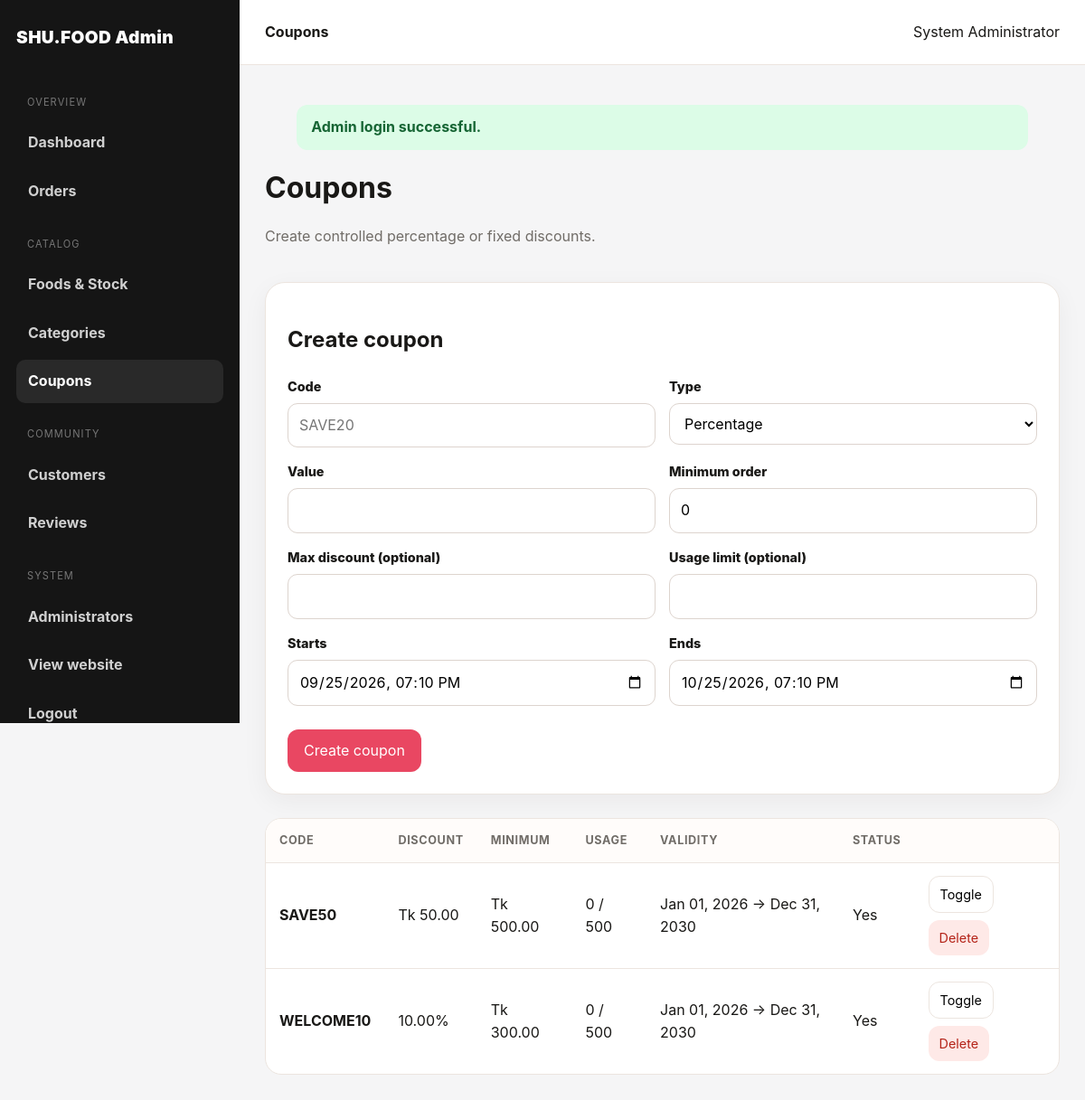
Screenshot of /admin/manage-coupon.php (signed in) with the database file from the repository.
### tables this page shows
CREATE TABLE tbl_coupon (
  id INT UNSIGNED AUTO_INCREMENT PRIMARY KEY,
  code VARCHAR(50) NOT NULL UNIQUE,
  discount_type ENUM('Percentage','Fixed') NOT NULL,
  discount_value DECIMAL(10,2) NOT NULL,
  min_order DECIMAL(10,2) NOT NULL DEFAULT 0,
  max_discount DECIMAL(10,2) DEFAULT NULL,
  starts_at DATETIME NOT NULL,
  ends_at DATETIME NOT NULL,
  usage_limit INT UNSIGNED DEFAULT NULL,
  used_count INT UNSIGNED NOT NULL DEFAULT 0,
  active ENUM('Yes','No') NOT NULL DEFAULT 'Yes',
  created_at TIMESTAMP NOT NULL DEFAULT CURRENT_TIMESTAMP
);

### admin/manage-coupon.php (the view)
<?php
require_once __DIR__.'/../config/constants.php';require_admin();if(is_post()){verify_csrf();$action=(string)($_POST['action']??'add');if($action==='add'){$code=strtoupper(trim((string)($_POST['code']??'')));$type=in_array($_POST['discount_type']??'',['Percentage','Fixed'],true)?$_POST['discount_type']:'Fixed';$value=filter_input(INPUT_POST,'discount_value',FILTER_VALIDATE_FLOAT);$min=filter_input(INPUT_POST,'min_order',FILTER_VALIDATE_FLOAT);$maxRaw=trim((string)($_POST['max_discount']??''));$max=$maxRaw===''?null:(float)$maxRaw;$limitRaw=trim((string)($_POST['usage_limit']??''));$limit=$limitRaw===''?null:(int)$limitRaw;$start=str_replace('T',' ',(string)($_POST['starts_at']??''));$end=str_replace('T',' ',(string)($_POST['ends_at']??''));if(!preg_match('/^[A-Z0-9_-]{3,20}$/',$code)||$value===false||$value<=0||($type==='Percentage'&&$value>100)||$min===false||strtotime($start)===false||strtotime($end)===false||strtotime($end)<=strtotime($start)){flash('error','Please enter valid coupon details.');}else{try{db()->prepare("INSERT INTO tbl_coupon(code,discount_type,discount_value,min_order,max_discount,starts_at,ends_at,usage_limit,active,created_at) VALUES(?,?,?,?,?,?,?,?, 'Yes',NOW())")->execute([$code,$type,$value,$min,$max,date('Y-m-d H:i:s',strtotime($start)),date('Y-m-d H:i:s',strtotime($end)),$limit]);flash('success','Coupon created.');}catch(Throwable $e){flash('error','Coupon code may already exist.');}}}elseif($action==='toggle'){$id=filter_input(INPUT_POST,'id',FILTER_VALIDATE_INT);if($id)db()->prepare("UPDATE tbl_coupon SET active=IF(active='Yes','No','Yes') WHERE id=?")->execute([$id]);flash('success','Coupon status changed.');}elseif($action==='delete'){$id=filter_input(INPUT_POST,'id',FILTER_VALIDATE_INT);if($id){try{db()->prepare('DELETE FROM tbl_coupon WHERE id=?')->execute([$id]);flash('success','Coupon deleted.');}catch(Throwable $e){flash('warning','Used coupons are kept for order history. Disable it instead.');}}}redirect('admin/manage-coupon.php');}$rows=db()->query('SELECT * FROM tbl_coupon ORDER BY id DESC')->fetchAll();$pageTitle='Coupons';include __DIR__.'/partial/menu.php';?>
<div class="admin-title"><div><h1>Coupons</h1><p class="muted">Create controlled percentage or fixed discounts.</p></div></div><div class="panel"><h2>Create coupon</h2><form method="post"><?= csrf_field() ?><input type="hidden" name="action" value="add"><div class="form-grid"><div class="field"><label>Code</label><input class="input" name="code" placeholder="SAVE20" required></div><div class="field"><label>Type</label><select name="discount_type"><option>Percentage</option><option>Fixed</option></select></div><div class="field"><label>Value</label><input class="input" type="number" step="0.01" name="discount_value" required></div><div class="field"><label>Minimum order</label><input class="input" type="number" step="0.01" name="min_order" value="0" required></div><div class="field"><label>Max discount (optional)</label><input class="input" type="number" step="0.01" name="max_discount"></div><div class="field"><label>Usage limit (optional)</label><input class="input" type="number" name="usage_limit"></div><div class="field"><label>Starts</label><input class="input" type="datetime-local" name="starts_at" value="<?= e(date('Y-m-d\TH:i')) ?>" required></div><div class="field"><label>Ends</label><input class="input" type="datetime-local" name="ends_at" value="<?= e(date('Y-m-d\TH:i',strtotime('+30 days'))) ?>" required></div></div><br><button class="btn btn-primary">Create coupon</button></form></div><br><div class="table-wrap"><table class="table"><thead><tr><th>Code</th><th>Discount</th><th>Minimum</th><th>Usage</th><th>Validity</th><th>Status</th><th></th></tr></thead><tbody><?php foreach($rows as $r):?><tr><td><strong><?= e($r['code']) ?></strong></td><td><?= $r['discount_type']==='Percentage'?e($r['discount_value']).'%':e(money($r['discount_value'])) ?></td><td><?= e(money($r['min_order'])) ?></td><td><?= (int)$r['used_count'] ?> / <?= $r['usage_limit']===null?'∞':(int)$r['usage_limit'] ?></td><td><?= e(date('M d, Y',strtotime($r['starts_at']))) ?> → <?= e(date('M d, Y',strtotime($r['ends_at']))) ?></td><td><?= e($r['active']) ?></td><td><div class="actions"><form method="post"><?= csrf_field() ?><input type="hidden" name="action" value="toggle"><input type="hidden" name="id" value="<?= (int)$r['id'] ?>"><button class="btn btn-light btn-sm">Toggle</button></form><form method="post"><?= csrf_field() ?><input type="hidden" name="action" value="delete"><input type="hidden" name="id" value="<?= (int)$r['id'] ?>"><button class="btn btn-danger btn-sm" data-confirm="Delete this unused coupon?">Delete</button></form></div></td></tr><?php endforeach;?></tbody></table></div><?php include __DIR__.'/partial/footer.php';?>

### admin/partial/menu.php
<?php
require_once __DIR__.'/../../config/constants.php';$admin=require_admin();$current=basename($_SERVER['PHP_SELF']??'');
?><!DOCTYPE html><html lang="en"><head><meta charset="UTF-8"><meta name="viewport" content="width=device-width,initial-scale=1"><title><?= e($pageTitle??'Admin — '.APP_NAME) ?></title><link rel="stylesheet" href="<?= e(url('css/admin-v3.css')) ?>"></head><body><div class="admin-layout"><aside class="sidebar"><a class="brand" href="<?= e(url('admin/index.php')) ?>"><span>SHU.FOOD Admin</span></a><nav><div class="nav-section">Overview</div><a class="<?= $current==='index.php'?'active':'' ?>" href="<?= e(url('admin/index.php')) ?>">Dashboard</a><a class="<?= str_contains($current,'order')?'active':'' ?>" href="<?= e(url('admin/manage-order.php')) ?>">Orders</a><div class="nav-section">Catalog</div><a class="<?= str_contains($current,'food')?'active':'' ?>" href="<?= e(url('admin/manage-food.php')) ?>">Foods & Stock</a><a class="<?= str_contains($current,'category')?'active':'' ?>" href="<?= e(url('admin/manage-category.php')) ?>">Categories</a><a class="<?= str_contains($current,'coupon')?'active':'' ?>" href="<?= e(url('admin/manage-coupon.php')) ?>">Coupons</a><div class="nav-section">Community</div><a class="<?= str_contains($current,'user')?'active':'' ?>" href="<?= e(url('admin/manage-user.php')) ?>">Customers</a><a class="<?= str_contains($current,'review')?'active':'' ?>" href="<?= e(url('admin/manage-review.php')) ?>">Reviews</a><div class="nav-section">System</div><a class="<?= str_contains($current,'admin')&&$current!=='index.php'?'active':'' ?>" href="<?= e(url('admin/manage-admin.php')) ?>">Administrators</a><a href="<?= e(url()) ?>">View website</a><a href="<?= e(url('admin/logout.php')) ?>">Logout</a></nav></aside><main class="admin-main"><div class="admin-topbar"><strong><?= e($pageTitle??'Dashboard') ?></strong><span><?= e($admin['full_name']) ?></span></div><div class="admin-content"><?php render_flashes(); ?>

### css/admin-v3.css (style rules this page uses)
body { background:#f5f5f6 }
.admin-layout { min-height:100vh;display:grid;grid-template-columns:265px 1fr }
.sidebar { background:#151515;color:#fff;padding:26px 18px;position:sticky;top:0;height:100vh;overflow:auto }
.sidebar .brand { margin-bottom:28px;font-size:1.2rem }
.sidebar nav { display:grid;gap:6px }
.sidebar nav a { padding:11px 13px;border-radius:10px;color:#d0d0d0;font-weight:750 }
.sidebar nav a:hover,.sidebar nav a.active { background:#292929;color:#fff }
.sidebar .nav-section { font-size:.69rem;text-transform:uppercase;letter-spacing:.1em;color:#777;margin:20px 12px 6px }
.admin-main { min-width:0 }
.admin-topbar { height:72px;background:#fff;border-bottom:1px solid var(--border);display:flex;align-items:center;justify-content:space-between;padding:0 28px;position:sticky;top:0;z-index:20 }
.admin-content { padding:28px }
.admin-title { display:flex;align-items:center;justify-content:space-between;gap:16px;margin-bottom:22px }
.admin-title h1 { margin:0 }
.actions { display:flex;gap:8px;flex-wrap:wrap }

### css/v3.css (style rules this page uses)
:root { --bg:#fffaf7;--surface:#fff;--text:#191816;--muted:#706c67;--primary:#e94762;--primary-dark:#c9324c;--accent:#ffcf5c;--dark:#151515;--border:#ece5df;--success:#177245;--danger:#b42318;--warning:#a15c00;--info:#2457c5;--shadow:0 18px 50px rgba(40,29,23,.09);--radius:22px }
* { box-sizing:border-box }
html { scroll-behavior:smooth }
body { margin:0;background:var(--bg);color:var(--text);font-family:Inter,ui-sans-serif,system-ui,-apple-system,BlinkMacSystemFont,"Segoe UI",sans-serif;line-height:1.6 }
a { color:inherit;text-decoration:none }
.brand { display:flex;align-items:center;gap:10px;font-weight:950;letter-spacing:.35px }
.btn { display:inline-flex;align-items:center;justify-content:center;gap:8px;border:0;border-radius:12px;padding:11px 18px;font-weight:850;cursor:pointer;transition:.18s;font:inherit }
.btn-primary { background:var(--primary);color:#fff }
.btn-light { background:#fff;border:1px solid var(--border) }
.btn-danger { background:#fee9e7;color:var(--danger) }
.btn-sm { padding:8px 12px;font-size:.9rem }
.panel,.food-card,.category-card,.stat-card,.review-card,.promo-card { background:#fff;border:1px solid var(--border);border-radius:var(--radius);box-shadow:0 8px 28px rgba(35,25,20,.05) }
.panel { padding:24px }
.muted { color:var(--muted) }
.field { display:flex;flex-direction:column;gap:7px }
.field label { font-weight:800;font-size:.9rem }
.input,select,textarea { width:100%;border:1px solid #ddd4ce;border-radius:11px;padding:11px 12px;font:inherit;background:#fff;outline:0 }
.form-grid { display:grid;grid-template-columns:1fr 1fr;gap:15px }
.table-wrap { overflow:auto;background:#fff;border:1px solid var(--border);border-radius:18px }
.table { width:100%;border-collapse:collapse;min-width:760px }
.table th,.table td { padding:14px 15px;text-align:left;border-bottom:1px solid var(--border);vertical-align:middle }
.table th { font-size:.79rem;text-transform:uppercase;letter-spacing:.05em;color:var(--muted);background:#fffcfa }
.table tr:last-child td { border-bottom:0 }
:root { --container-max:1540px;--container-pad:32px;--soft-pink:#fff1f4;--soft-yellow:#fff7df;--soft-green:#eefbf4 }

### rows the page displays
tbl_coupon: code "SAVE50", discount_value "Tk 50.00", min_order "Tk 500.00", used_count "0", usage_limit "500", starts_at "Jan 01, 2026", ends_at "Dec 31, 2030", active "Yes"
tbl_coupon: code "WELCOME10", discount_value "10.00", min_order "Tk 300.00", used_count "0", usage_limit "500", starts_at "Jan 01, 2026", ends_at "Dec 31, 2030", active "Yes"

### other values shown
$pageTitle "Coupons"
$admin['full_name'] "System Administrator"
$f['message'] "Admin login successful."
